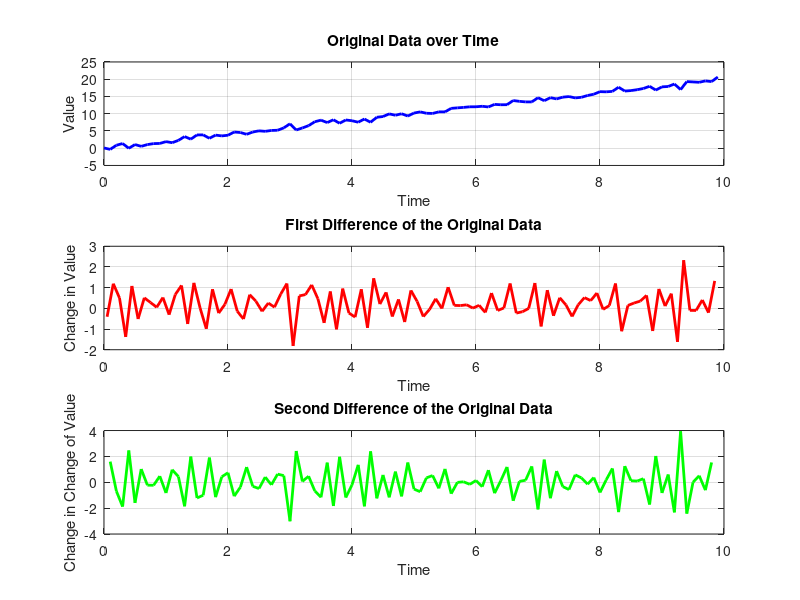

This chart was generated by the following MATLAB code:
% 清除工作区变量并关闭所有图形窗口
clear all;
close all;

% 设置随机种子以确保结果可复现
rand("seed", 0);

% 时间点
t = 0:0.1:9.9;  % 从0到9.9，每0.1为一个时间单位
% 原始数据：线性增长 + 随机噪声
data = 2 * t + randn(size(t)) * 0.5;

% 绘制原始数据
figure(1);
subplot(3, 1, 1);
plot(t, data, 'b-', 'LineWidth', 2);
title('Original Data over Time');
xlabel('Time');
ylabel('Value');
grid on;

% 计算一阶差分
first_diff = diff(data);

% 由于一阶差分会减少一个数据点，我们需要调整时间轴
t_first_diff = t(1:end-1) + 0.05;  % 中心化时间轴以便于可视化

% 绘制一阶差分
subplot(3, 1, 2);
plot(t_first_diff, first_diff, 'r-', 'LineWidth', 2);
title('First Difference of the Original Data');
xlabel('Time');
ylabel('Change in Value');
grid on;

% 计算二阶差分
second_diff = diff(first_diff);

% 再次调整时间轴
t_second_diff = t_first_diff(1:end-1) + 0.05;

% 绘制二阶差分
subplot(3, 1, 3);
plot(t_second_diff, second_diff, 'g-', 'LineWidth', 2);
title('Second Difference of the Original Data');
xlabel('Time');
ylabel('Change in Change of Value');
grid on;

% 调整子图间距
set(gcf, 'Position', [100, 100, 800, 600]);